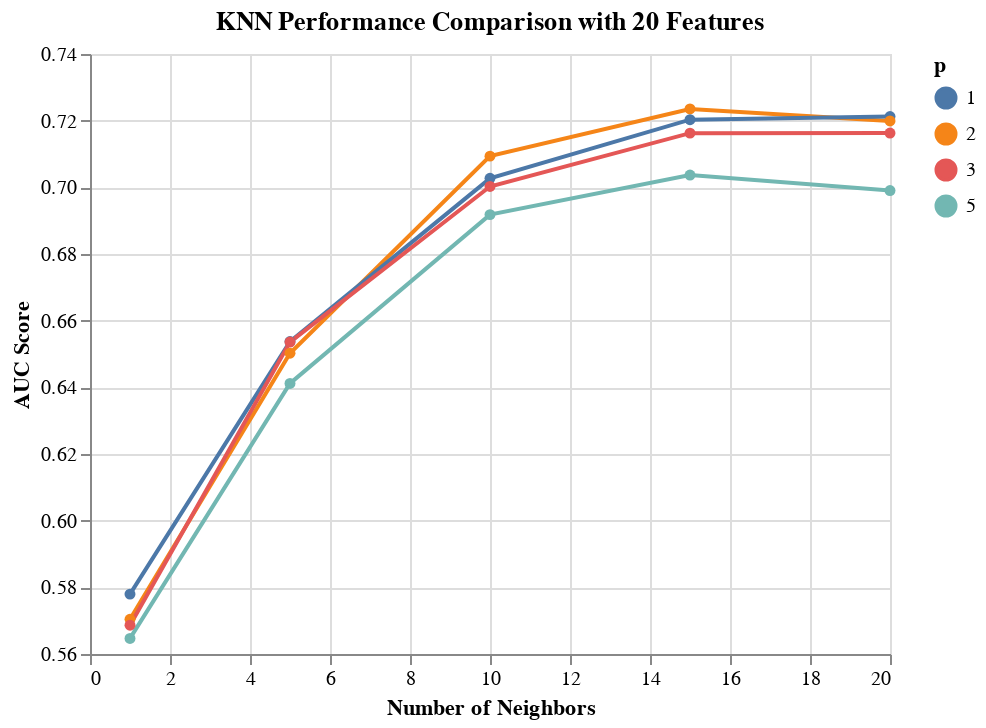

The code cell stored with this chart in its notebook:
### Markdown cell above
The results show not much of a difference, 4 combinations show 20 features and the fifth best combination uses only 10 features which can be a good thing if we don't want to deal with many features.

### Code cell
import altair as alt

results_KNN_20_features = results_KNN[results_KNN['rfi_fs__n_features_'] == 20.0]

alt.Chart(results_KNN_20_features, 
          title='KNN Performance Comparison with 20 Features'
         ).mark_line(point=True).encode(
    alt.X('knn__n_neighbors', title='Number of Neighbors'),
    alt.Y('mean_score', title='AUC Score', scale=alt.Scale(zero=False)),
    alt.Color('knn__p:N', title='p')
)

### Figure 1 — Vega-Lite specification as saved in the notebook (floating-point values rounded to 4 significant figures)
{"config": {"view": {"continuousWidth": 400, "continuousHeight": 300}}, "data": {"name": "data-f34534b07cd1d2e87ba304778ef074f7"}, "mark": {"type": "line", "point": true}, "encoding": {"color": {"type": "nominal", "field": "knn__p", "title": "p"}, "x": {"type": "quantitative", "field": "knn__n_neighbors", "title": "Number of Neighbors"}, "y": {"type": "quantitative", "field": "mean_score", "scale": {"zero": false}, "title": "AUC Score"}}, "title": "KNN Performance Comparison with 20 Features", "$schema": "https://vega.github.io/schema/vega-lite/v4.8.1.json", "datasets": {"data-f34534b07cd1d2e87ba304778ef074f7": [{"mean_score": 0.7235, "std_score": 0.01819, "max_score": 0.7522, "min_score": 0.7054, "knn__n_neighbors": 15.0, "knn__p": 2.0, "rfi_fs__n_features_": 20.0}, {"mean_score": 0.7212, "std_score": 0.01654, "max_score": 0.7436, "min_score": 0.7015, "knn__n_neighbors": 20.0, "knn__p": 1.0, "rfi_fs__n_features_": 20.0}, {"mean_score": 0.7203, "std_score": 0.01488, "max_score": 0.7374, "min_score": 0.693, "knn__n_neighbors": 15.0, "knn__p": 1.0, "rfi_fs__n_features_": 20.0}, {"mean_score": 0.7199, "std_score": 0.01199, "max_score": 0.7361, "min_score": 0.7027, "knn__n_neighbors": 20.0, "knn__p": 2.0, "rfi_fs__n_features_": 20.0}, {"mean_score": 0.7163, "std_score": 0.02159, "max_score": 0.7519, "min_score": 0.688, "knn__n_neighbors": 20.0, "knn__p": 3.0, "rfi_fs__n_features_": 20.0}, {"mean_score": 0.7163, "std_score": 0.02399, "max_score": 0.7544, "min_score": 0.6903, "knn__n_neighbors": 15.0, "knn__p": 3.0, "rfi_fs__n_features_": 20.0}, {"mean_score": 0.7094, "std_score": 0.02502, "max_score": 0.7377, "min_score": 0.6759, "knn__n_neighbors": 10.0, "knn__p": 2.0, "rfi_fs__n_features_": 20.0}, {"mean_score": 0.7037, "std_score": 0.02331, "max_score": 0.735, "min_score": 0.6703, "knn__n_neighbors": 15.0, "knn__p": 5.0, "rfi_fs__n_features_": 20.0}, {"mean_score": 0.7027, "std_score": 0.01142, "max_score": 0.7214, "min_score": 0.6925, "knn__n_neighbors": 10.0, "knn__p": 1.0, "rfi_fs__n_features_": 20.0}, {"mean_score": 0.7003, "std_score": 0.02375, "max_score": 0.7266, "min_score": 0.6629, "knn__n_neighbors": 10.0, "knn__p": 3.0, "rfi_fs__n_features_": 20.0}, {"mean_score": 0.699, "std_score": 0.01976, "max_score": 0.7294, "min_score": 0.6702, "knn__n_neighbors": 20.0, "knn__p": 5.0, "rfi_fs__n_features_": 20.0}, {"mean_score": 0.6918, "std_score": 0.02183, "max_score": 0.7202, "min_score": 0.6536, "knn__n_neighbors": 10.0, "knn__p": 5.0, "rfi_fs__n_features_": 20.0}, {"mean_score": 0.6537, "std_score": 0.01254, "max_score": 0.6717, "min_score": 0.6371, "knn__n_neighbors": 5.0, "knn__p": 1.0, "rfi_fs__n_features_": 20.0}, {"mean_score": 0.6536, "std_score": 0.02803, "max_score": 0.6857, "min_score": 0.6155, "knn__n_neighbors": 5.0, "knn__p": 3.0, "rfi_fs__n_features_": 20.0}, {"mean_score": 0.6502, "std_score": 0.02213, "max_score": 0.6815, "min_score": 0.6208, "knn__n_neighbors": 5.0, "knn__p": 2.0, "rfi_fs__n_features_": 20.0}, {"mean_score": 0.6412, "std_score": 0.03281, "max_score": 0.6941, "min_score": 0.5994, "knn__n_neighbors": 5.0, "knn__p": 5.0, "rfi_fs__n_features_": 20.0}, {"mean_score": 0.578, "std_score": 0.01855, "max_score": 0.5953, "min_score": 0.5441, "knn__n_neighbors": 1.0, "knn__p": 1.0, "rfi_fs__n_features_": 20.0}, {"mean_score": 0.5704, "std_score": 0.02099, "max_score": 0.5989, "min_score": 0.5399, "knn__n_neighbors": 1.0, "knn__p": 2.0, "rfi_fs__n_features_": 20.0}, {"mean_score": 0.5686, "std_score": 0.01884, "max_score": 0.5969, "min_score": 0.5451, "knn__n_neighbors": 1.0, "knn__p": 3.0, "rfi_fs__n_features_": 20.0}, {"mean_score": 0.5647, "std_score": 0.01879, "max_score": 0.5959, "min_score": 0.5392, "knn__n_neighbors": 1.0, "knn__p": 5.0, "rfi_fs__n_features_": 20.0}]}}
